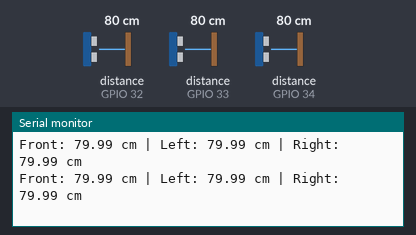
Recording of a sketch running on a simulated ESP32. Shown: the last lines printed to the serial monitor. Wiring (inferred from the names in the program): 3 × ultrasonic range finder: trigger GPIO 25, echo GPIO 32 / trigger GPIO 26, echo GPIO 33 / trigger GPIO 27, echo GPIO 34. Inputs (shaded band) come from the test bench; at power-on: distance to the obstacle (sensors on GPIO 32, GPIO 33, GPIO 34) 80 cm. The echo pulse lasts 58.3 µs per cm.

Above: at 1.4 s.
1.5 s: distance to the obstacle (sensor on GPIO 32) set to 2 cm
At 2.5 s:
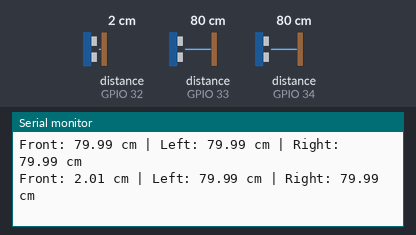
3.0 s: distance to the obstacle (sensor on GPIO 33) set to 2 cm
At 3.7 s:
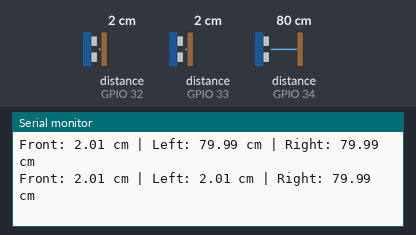
4.5 s: distance to the obstacle (sensor on GPIO 34) set to 2 cm
At 4.5 s:
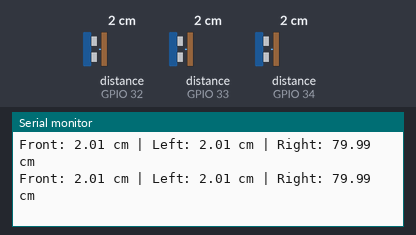
6.0 s: distance to the obstacle (sensor on GPIO 32) set to 4 cm
At 6.7 s:
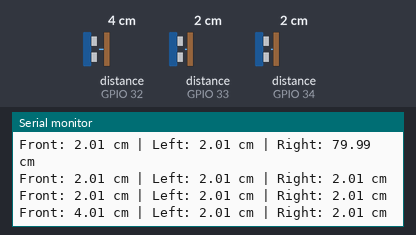
7.5 s: distance to the obstacle (sensor on GPIO 33) set to 4 cm
At 7.5 s:
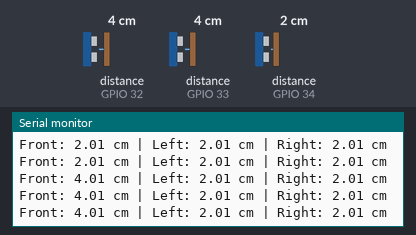
9.0 s: distance to the obstacle (sensor on GPIO 34) set to 4 cm
At 9.7 s:
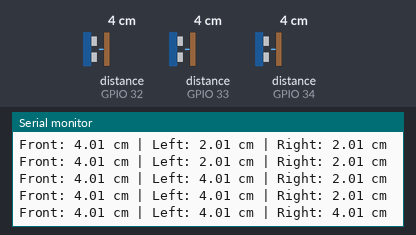
Timing chart, 0 to 11.5 s (numbered marks = the images above; inputs shaded):
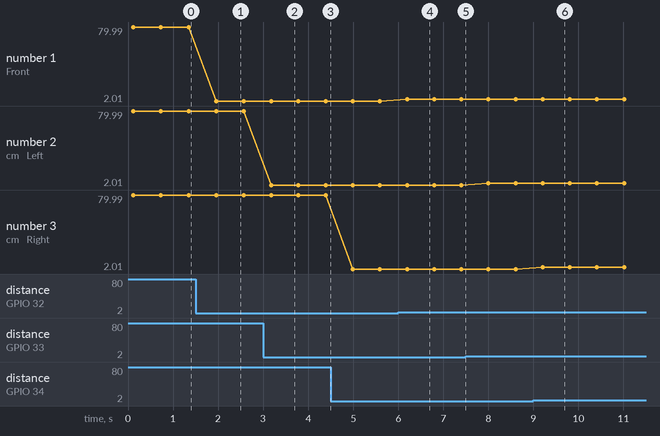

The sketch:

ultrasonic_test.ino
```cpp
#include <Arduino.h>

#define TRIG_FRONT 25
#define ECHO_FRONT 32

#define TRIG_LEFT  26
#define ECHO_LEFT  33

#define TRIG_RIGHT 27
#define ECHO_RIGHT 34

float readDistance(int trig, int echo) {
  digitalWrite(trig, LOW);
  delayMicroseconds(2);
  digitalWrite(trig, HIGH);
  delayMicroseconds(10);
  digitalWrite(trig, LOW);

  long duration = pulseIn(echo, HIGH, 30000);
  if (duration == 0) return -1;

  return duration * 0.0343 / 2.0;
}

void setup() {
  Serial.begin(115200);

  pinMode(TRIG_FRONT, OUTPUT);
  pinMode(ECHO_FRONT, INPUT);

  pinMode(TRIG_LEFT, OUTPUT);
  pinMode(ECHO_LEFT, INPUT);

  pinMode(TRIG_RIGHT, OUTPUT);
  pinMode(ECHO_RIGHT, INPUT);
}

void loop() {
  float front = readDistance(TRIG_FRONT, ECHO_FRONT);
  delay(50);
  float left = readDistance(TRIG_LEFT, ECHO_LEFT);
  delay(50);
  float right = readDistance(TRIG_RIGHT, ECHO_RIGHT);

  Serial.print("Front: "); Serial.print(front); Serial.print(" cm | ");
  Serial.print("Left: ");  Serial.print(left);  Serial.print(" cm | ");
  Serial.print("Right: "); Serial.print(right); Serial.println(" cm");

  delay(500);
}
```

Measured:
- after the input at 1.5 s, the serial monitor: prints a new line after 0.46 s (image 1)
- after the input at 3.0 s, the serial monitor: prints a new line after 0.18 s (image 2)
- after the input at 6.0 s, the serial monitor: prints a new line after 0.20 s (image 4)
- after the input at 9.0 s, the serial monitor: prints a new line after 0.21 s (image 6)
- plotted number 1: 79.99 → 2.01 after the input at 1.5 s, 2.01 → 4.01 after the input at 6.0 s
